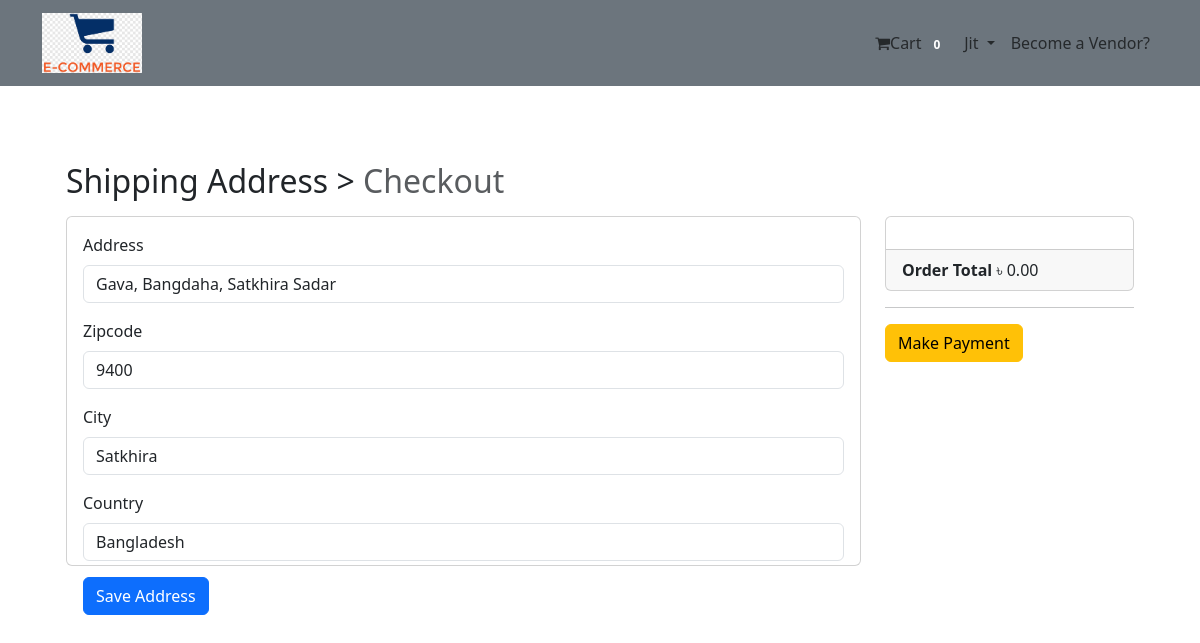
Page /payment/checkout/ (signed in) on the committed database.
### account/models.py (models this page shows, shortened)
class User(AbstractBaseUser , PermissionsMixin):
    email = models.EmailField(unique=True, null=False)
    is_staff = models.BooleanField(
        gettext_lazy('stuff status'),
        default = False,
        help_text = gettext_lazy('Designates whether the user should be treated as active. Unselect this instead of deleting accounts.')
    )
    is_active = models.BooleanField(
        gettext_lazy('active'),
        default = True,
        help_text = gettext_lazy('Designates whether the user can log in this site.')
    )
    USERNAME_FIELD = 'email'
    objects = MyUserManager()

class Profile(models.Model):
    user = models.OneToOneField(User, on_delete=models.CASCADE, related_name='profile')
    full_name = models.CharField(max_length=255, blank=True)
    address = models.TextField(max_length=300,blank=True)
    city = models.CharField(max_length=50,blank=True)
    zip = models.CharField(max_length=10, blank=True)
    country = models.CharField(max_length=50, blank=True)
    phone = models.CharField(max_length=20, blank=True)
    date_joined = models.DateTimeField(auto_now_add=True)

### order/models.py (models this page shows)
class Order(models.Model):
    Processing = 'Processing'
    Delivered = 'Delivered'
    status_choices = [
        (Processing, 'Processing'),
        (Delivered, 'Delivered')
    ]
    coupon = models.ForeignKey(
        Coupon, on_delete=models.CASCADE, null=True, blank=True, related_name='cart_coupon')
    orderitems = models.ManyToManyField(Cart)
    user = models.ForeignKey(settings.AUTH_USER_MODEL, on_delete=models.CASCADE)
    ordered = models.BooleanField(default=False)
    created = models.DateTimeField(auto_now_add=True)
    paymentId = models.CharField(max_length=264, blank=True, null=True)
    orderId = models.CharField(max_length=255,blank=True, null=True)
    status = models.CharField(
        max_length=10, choices=status_choices, default=Processing)
    def get_totals(self):
        total = 0
        for order_item in self.orderitems.all():
            total += float(order_item.get_total())
        if self.coupon and self.coupon.is_expired == False:
            if self.coupon.min_amount <= total:
                total = total - (total * (self.coupon.discount/100))
                return total
        return total

### payment/models.py (models this page shows, shortened)
class BillingAddress(models.Model):
    user = models.OneToOneField(settings.AUTH_USER_MODEL, on_delete=models.CASCADE, related_name="saved_address")
    address = models.CharField(max_length=255, blank=True)
    zipcode = models.CharField(max_length=10, blank=True)
    city = models.CharField(max_length=50, blank=True)
    country = models.CharField(max_length=20, blank=True)
    def is_fully_filled(self):
        field_names = [f.name for f in self._meta.get_fields()]
        for field_name in field_names:
            value = getattr(self, field_name)
            if value is None or value == '':
                return False
            return True
    class Meta:
        verbose_name_plural = 'Billing Addresses'

### payment/views.py (the view, shortened to what this page needs)
# urls.py: path('checkout/', views.checkout, name='checkout'),
@login_required
def checkout(request):
    saved_address = BillingAddress.objects.get_or_create(user=request.user)
    order_qs = Order.objects.filter(user=request.user, ordered=False)
    order_items = order_qs[0].orderitems.all()
    order_total = order_qs[0].get_totals()
    form = BillingAddressForm(instance=saved_address[0])
    return render(request, 'payment/checkout.html', context={'form': form, 'order_items': order_items, 'order_total': order_total})

### payment/forms.py
class BillingAddressForm(forms.ModelForm):
    class Meta:
        model = BillingAddress
        exclude = ['user']

### order/templatetags/cart_tag.py (called while the page is built)
@register.filter
def cart_total(user):
    order = Order.objects.filter(user=user, ordered=False)
    if order.exists():
        return order[0].orderitems.count()
    else:
        return 0

### templates/payment/checkout.html (shortened to what this page needs)
{% extends "base.html" %}
{% load crispy_forms_tags %}
{% block content %}
    <div class="container mt-5">
        <h2 class="mb-3">
            Shipping Address > <span class="text-muted">Checkout</span>
        </h2>
        <div class="row">
            <div class="col-md-9">
                <div class="card mb-5">
                    <div class="card-body">
                        <form method="POST">
                            {{form|crispy}}
                            <button type="submit" class="btn btn-primary float-right">Save Address</button>
                        </form>
                    </div>
                </div>
            </div>
            <div class="col-md-3">
                <div class="card" style="height: auto;">
                    <div class="card-body">
                    </div>
                    <div class="card-footer">
                        <span class="float-left">
                            <b>Order Total</b>
                        </span>
                        <span class="float-right"> &#2547; {{order_total|floatformat:2}} </span>
                    </div>
                </div>
                <hr>
                {% if user.saved_address.is_fully_filled %}
                    <a href="{% url 'payment' %}" class="btn btn-warning">Make Payment</a>
                {% else %}
                    <div class="alert alert-info">
                        <p>Please fill up all the information to make payment.</p>
                    </div>
                {% endif %}
            </div>
        </div>
    </div>
{% endblock content %}

### templates/navbar.html (shortened to what this page needs)
{% load cart_tag %}
<nav class="navbar navbar-expand-lg bg-secondary">
    <div class="container">
        <a class="navbar-brand" href="{% url 'home' %}"><img class="logo" src="/static/logo/logo.png" alt=""></a>
        <div class="collapse navbar-collapse" id="navbarNav">
            <ul class="navbar-nav ms-auto">
                {% if request.user.is_authenticated %}
                <li class="nav-item">
                    <a href="{% url 'cart' %}" class="nav-link">
                        <i class="fa fa-shopping-cart"></i>Cart
                        <span class="badge badge-light"> {{ request.user|cart_total }}</span>
                    </a>
                </li>
                <li class="nav-item dropdown">
                    {% if user.profile.full_name %}
                    <a class="nav-link dropdown-toggle" href="#" role="button" data-bs-toggle="dropdown"
                        aria-expanded="false">
                        {{user.profile.full_name}}
                    </a>
                    {% else %}
                    <a class="nav-link dropdown-toggle" href="#" role="button" data-bs-toggle="dropdown"
                        aria-expanded="false">
                        {{user.email}}
                    </a>
                    {% endif %}
                </li>
                {% if user.vendor_profile %}
                {% else %}
                <li class="nav-item">
                    <a class="nav-link" href="{% url 'vendor' %}">Become a Vendor?</a>
                </li>
                {% endif %}
                {% else %}
                <li class="nav-item">
                    <a href="{% url 'login' %}" class="btn btn-primary"> Sign Up / Log In </a>
                </li>
                {% endif %}
            </ul>
        </div>
    </div>
</nav>

### static/css/main.css (style rules this page uses)
* { margin: 0; padding: 0; box-sizing: border-box; }
.card { height:350px; }
.logo { height: 60px; width: 100px; }

### rows in the picture
User: user|cart_total "0", profile.full_name "Jit"
BillingAddress: address "Gava, Bangdaha, Satkhira Sadar", zipcode "9400", city "Satkhira", country "Bangladesh"

### other values in the picture
{{ order_total|floatformat:2 }} "0.00"
